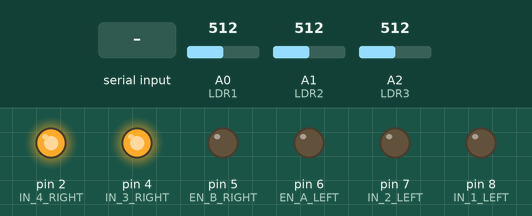
Recording of a sketch running on a simulated Arduino Uno, built with avr-gcc and run on an emulated ATmega328P. Shown: output pins drawn as LEDs (lit = HIGH). The inputs (shaded band) are chosen by the test bench; at power-on: A0 (LDR1) = 512, A1 (LDR2) = 512, A2 (LDR3) = 512.

Above: at 6.2 s.
6.3 s: "W" received over the second serial link
7.8 s: "S" received over the second serial link
9.3 s: "A" received over the second serial link
10.8 s: "D" received over the second serial link
12.3 s: "Y" received over the second serial link
At 13.5 s:
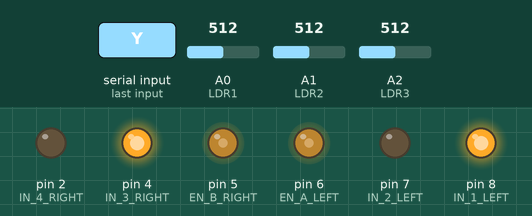
13.8 s: "I" received over the second serial link
At 14.8 s:
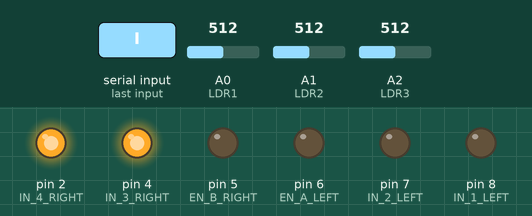
Timing chart, 0 to 16.3 s (numbered marks = the images above; inputs shaded):
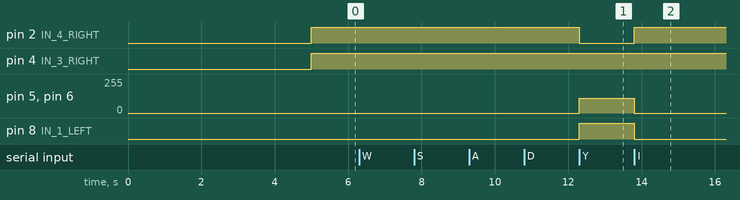

The sketch:

RCCar.ino
```cpp
//---------------------ADRUINO RC--------------------//
#include <SoftwareSerial.h>
#include <Servo.h>
const int RX_PIN = 10;
const int TX_PIN = 11;
const int EN_A_LEFT = 6;
const int IN_1_LEFT = 8;
const int IN_2_LEFT = 7;
const int EN_B_RIGHT = 5;
const int IN_3_RIGHT = 4;
const int IN_4_RIGHT = 2;
const int LDR1 = A0;
const int LDR2 = A1;
const int LDR3 = A2;
const int SERVO = 9;
unsigned long startTime = millis();
Servo myServo;
int teta=180;
int sensor[3] = {A0, A1, A2};
int maxVal [3] = {0,0,0};
int minVal [3] = {1023, 1023, 1023};
int threshold [3];

SoftwareSerial btSerial (RX_PIN, TX_PIN);

void forward (int pwmLeft,int pwmRight) {
  digitalWrite (IN_1_LEFT, HIGH);
  digitalWrite (IN_2_LEFT, LOW);
  analogWrite (EN_A_LEFT, pwmLeft);
  digitalWrite (IN_3_RIGHT, HIGH);
  digitalWrite (IN_4_RIGHT, LOW);
  analogWrite (EN_B_RIGHT, pwmRight);
}

void backward(int pwmLeft,int pwmRight) {
  digitalWrite (IN_1_LEFT, LOW);
  digitalWrite (IN_2_LEFT, HIGH);
  analogWrite (EN_A_LEFT, pwmLeft);
  digitalWrite (IN_3_RIGHT, LOW);
  digitalWrite (IN_4_RIGHT, HIGH);
  analogWrite (EN_B_RIGHT, pwmRight);
}

void left(int pwmLeft,int pwmRight) {
  digitalWrite (IN_1_LEFT, LOW);
  digitalWrite (IN_2_LEFT, HIGH);
  analogWrite (EN_A_LEFT, pwmLeft);
  digitalWrite (IN_3_RIGHT, HIGH);
  digitalWrite (IN_4_RIGHT, pwmRight);
  analogWrite (EN_B_RIGHT, 200);
}

void right(int pwmLeft,int pwmRight){
  digitalWrite (IN_1_LEFT, HIGH);
  digitalWrite (IN_2_LEFT, LOW);
  analogWrite (EN_A_LEFT, pwmLeft);
  digitalWrite (IN_3_RIGHT, LOW);
  digitalWrite (IN_4_RIGHT, HIGH);
  analogWrite (EN_B_RIGHT, pwmRight);
}

void stopp() {
  digitalWrite (IN_1_LEFT, LOW);
  digitalWrite (IN_2_LEFT, LOW);
  analogWrite (EN_A_LEFT, 0);
  digitalWrite (IN_3_RIGHT, HIGH);
  digitalWrite (IN_4_RIGHT, HIGH);
  analogWrite (EN_B_RIGHT, 0);
}

void autoMode() {
  bool ldrVal1 = analogRead(LDR1)>threshold[0];
  bool ldrVal2 = analogRead(LDR2)>threshold[1];
  bool ldrVal3 = analogRead(LDR3)>threshold[2];

  static bool turnLeft, turnRight;

  if(ldrVal1) {
    turnLeft = true;
  }

  else if(ldrVal3) {
    turnRight = true;
  }

  else if(ldrVal2) {
    turnLeft = false, turnRight = false;
  }
  if (turnLeft){
    left(0,120);
  }
  else if(turnRight) {
    right(100,0);
  }
  else forward(110,110);
}
void setup() {
  Serial.begin(9600);
  btSerial.begin(9600); //AT+UART baud rate
  pinMode (EN_A_LEFT, OUTPUT);
  pinMode (IN_1_LEFT, OUTPUT);
  pinMode (IN_2_LEFT, OUTPUT);
  pinMode (EN_B_RIGHT, OUTPUT);
  pinMode (IN_3_RIGHT, OUTPUT);
  pinMode (IN_4_RIGHT, OUTPUT);
  pinMode(LDR1, INPUT);
  pinMode(LDR2, INPUT);
  pinMode(LDR3, INPUT);
  while (millis () < 5000) {
    for (int i = 0; i < 3; i++){
      int val = analogRead (sensor[i]);
      minVal[i] = min (val, minVal[i]);
      maxVal[i] = max (val, maxVal[i]);
      threshold[i] = (maxVal[i] + minVal[i]) /2;
    }
  }
}

void loop() {
  if (btSerial.available()) {
    char input = btSerial.read();
    if (input == 'W') {
      forward(170,170);
    }
    else if(input == 'S') {
      backward(170,170);
    }
    else if(input == 'A') {
      left(0,150);
    }
    else if(input == 'D') {
      right(150,0);
    }
    else if(input == 'I') {
      teta=teta+10;
      teta=constrain(teta,60,180);
      myServo.write(teta);
    }
    else if(input == 'M') {
      teta=teta-10;
      teta=constrain(teta,60,180);
      myServo.write(teta);
    }
    else if(input == 'Y') {
      int start =0 ;
      while(start==0) {
        autoMode();
        if(btSerial.available()) start = 1;
      }
    }
  }
  else if(millis() - startTime >= 100){
    stopp();
  }
}
```

Measured:
- after the input at 12.3 s, pin 2 (IN_4_RIGHT): HIGH → LOW at once; pin 5 (EN_B_RIGHT), pin 6 (EN_A_LEFT): 0/255 → 110/255 at once; pin 8 (IN_1_LEFT): LOW → HIGH at once
- after the input at 13.8 s, pin 2 (IN_4_RIGHT): LOW → HIGH at once; pin 5 (EN_B_RIGHT), pin 6 (EN_A_LEFT): 110/255 → 0/255 at once; pin 8 (IN_1_LEFT): HIGH → LOW at once
